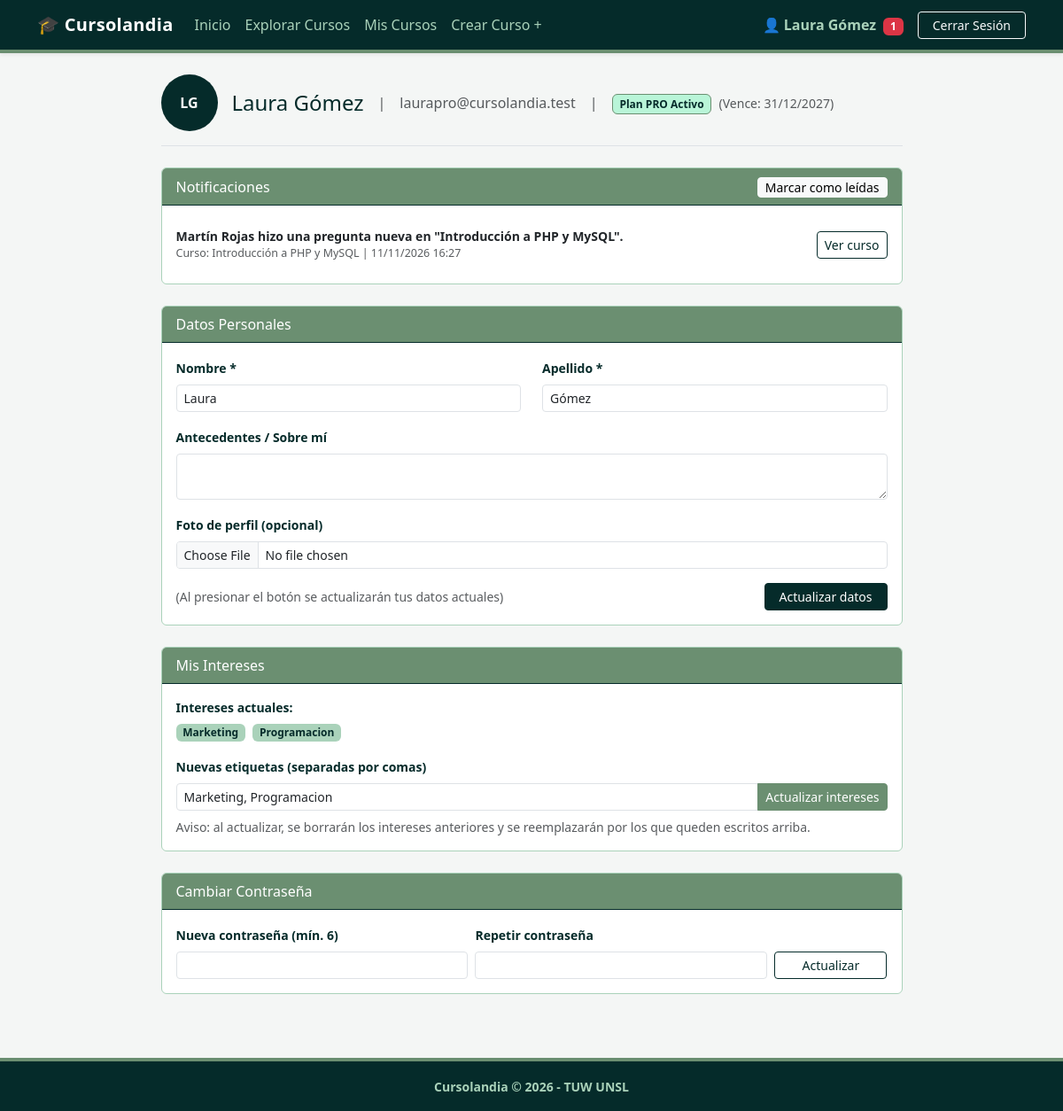
/index.php?action=perfil (signed in), run on the app's committed database.
### tables this page shows
CREATE TABLE `usuarios` (
  `id` int(10) UNSIGNED NOT NULL,
  `rol_id` tinyint(3) UNSIGNED NOT NULL DEFAULT 1,
  `plan_id` tinyint(3) UNSIGNED NOT NULL DEFAULT 1,
  `nombre` varchar(100) NOT NULL,
  `apellido` varchar(100) NOT NULL,
  `email` varchar(150) NOT NULL,
  `password_hash` varchar(255) NOT NULL,
  `antecedentes` text DEFAULT NULL,
  `imagen_perfil` varchar(255) DEFAULT NULL,
  `fecha_registro` datetime NOT NULL DEFAULT current_timestamp(),
  `plan_vence_en` date DEFAULT NULL
);

CREATE TABLE `notificaciones` (
  `id` int(10) UNSIGNED NOT NULL,
  `usuario_id` int(10) UNSIGNED NOT NULL,
  `actor_id` int(10) UNSIGNED DEFAULT NULL,
  `curso_id` int(10) UNSIGNED NOT NULL,
  `pregunta_id` int(10) UNSIGNED DEFAULT NULL,
  `tipo` enum('pregunta_nueva','respuesta_nueva','pregunta_cerrada','pregunta_eliminada') NOT NULL,
  `mensaje` varchar(255) NOT NULL,
  `leida` tinyint(1) NOT NULL DEFAULT 0,
  `fecha` datetime NOT NULL DEFAULT current_timestamp()
);

CREATE TABLE `cursos` (
  `id` int(10) UNSIGNED NOT NULL,
  `creador_id` int(10) UNSIGNED NOT NULL,
  `titulo` varchar(150) NOT NULL,
  `descripcion` text NOT NULL,
  `costo` decimal(10,2) NOT NULL DEFAULT 0.00,
  `cupo` smallint(5) UNSIGNED DEFAULT NULL,
  `es_publico` tinyint(1) NOT NULL DEFAULT 1,
  `fecha_inicio` date NOT NULL,
  `fecha_fin` date NOT NULL,
  `fecha_creacion` datetime NOT NULL DEFAULT current_timestamp()
);

### app/controllers/PerfilController.php (called while the page is built, shortened)
<?php
require_once __DIR__ . '/../models/Usuario.php';
require_once __DIR__ . '/../models/Foro.php';
class PerfilController {
    public static function miPerfil() {
        $usuarioId = $_SESSION['usuario_id'];
        $usuario = Usuario::ObtenerPorId($usuarioId);
        $intereses = Usuario::obtenerIntereses($usuarioId);
        $esAdmin = ((int)($usuario['rol_id'] ?? 0) === 2);
        $notificaciones = Foro::obtenerNotificacionesUsuario($usuarioId);
        require_once __DIR__ . '/../views/perfil/perfil_usuario.php';
    }
}
?>

### app/models/Usuario.php (called while the page is built, shortened)
<?php
class Usuario {
    public static function ObtenerPorId($id){
        $db=conectar();
        $sql = "SELECT u.*, r.nombre AS rol_nombre, p.nombre AS plan_nombre
                FROM usuarios u
                JOIN roles r ON u.rol_id = r.id
                JOIN planes p ON u.plan_id = p.id
                WHERE u.id = ?";
        $stmt = mysqli_prepare($db, $sql);
        mysqli_stmt_bind_param($stmt, "i", $id);
        mysqli_stmt_execute($stmt);
        $resultado = mysqli_stmt_get_result($stmt);
        $usuario = mysqli_fetch_assoc($resultado);
        return $usuario;
    }
    public static function obtenerIntereses($usuarioId) {
        $db = conectar();
        $sql = "SELECT GROUP_CONCAT(e.nombre ORDER BY e.nombre SEPARATOR ', ') AS intereses
                FROM usuarios_intereses ui JOIN etiquetas e ON ui.etiqueta_id = e.id
                WHERE ui.usuario_id = ?";
        $stmt = mysqli_prepare($db, $sql);
        mysqli_stmt_bind_param($stmt, "i", $usuarioId);
        mysqli_stmt_execute($stmt);
        $fila = mysqli_fetch_assoc(mysqli_stmt_get_result($stmt));
        return $fila['intereses'] ?? '';
    }
}

### app/models/Foro.php (called while the page is built, shortened)
<?php
class Foro {
    public static function obtenerNotificacionesUsuario($usuarioId) {
        $db = conectar();
        $sql = "SELECT n.*, c.titulo AS curso_titulo FROM notificaciones n JOIN cursos c ON n.curso_id = c.id
                WHERE n.usuario_id = ? ORDER BY n.leida ASC, n.fecha DESC LIMIT 10";
        $stmt = mysqli_prepare($db, $sql);
        mysqli_stmt_bind_param($stmt, "i", $usuarioId);
        mysqli_stmt_execute($stmt);
        $lista = mysqli_fetch_all(mysqli_stmt_get_result($stmt), MYSQLI_ASSOC);
        return $lista;
    }
}
?>

### app/views/perfil/perfil_usuario.php (the view, shortened to what this page needs)
<?php
require_once __DIR__ . '/../layouts/header.php';
$esProActivo = ($usuario['plan_id'] == 2 && (empty($usuario['plan_vence_en']) || $usuario['plan_vence_en'] >= date('Y-m-d')));
?>
<div class="col-lg-9 mx-auto">
    <div class="d-flex align-items-center flex-wrap gap-3 pb-3 mb-4 border-bottom">
        <?php if (!empty($usuario['imagen_perfil']) && file_exists(__DIR__ . '/../../../public/' . $usuario['imagen_perfil'])): ?>
            <img src="<?= htmlspecialchars($usuario['imagen_perfil']) ?>" alt="Foto de perfil" class="rounded-circle object-fit-cover border" style="width: 64px; height: 64px;">
        <?php else: ?>
            <div class="rounded-circle d-inline-flex align-items-center justify-content-center fw-bold text-white" style="width: 64px; height: 64px; background-color: #052B2A;">
                <?= strtoupper(mb_substr($usuario['nombre'], 0, 1) . mb_substr($usuario['apellido'], 0, 1)) ?>
            </div>
        <?php endif; ?>
        <h4 class="text-evergreen mb-0"> <?= htmlspecialchars($usuario['nombre'] . ' ' . $usuario['apellido']) ?> </h4>
        <span class="text-muted">|</span>
        <span class="text-muted"> <?= htmlspecialchars($usuario['email']) ?> </span>
        <span class="text-muted">|</span>
        <div>
            <?php if ($esAdmin): ?>
                <span class="badge bg-dark">Administrador</span>
            <?php elseif ($esProActivo): ?>
                <span class="badge badge-pro">Plan PRO Activo</span>
                <?php if (!empty($usuario['plan_vence_en'])): ?>
                    <small class="text-muted ms-1">(Vence: <?= date('d/m/Y', strtotime($usuario['plan_vence_en'])) ?>)</small>
                <?php endif; ?>
            <?php else: ?>
                <span class="badge badge-gratis">Plan Gratuito</span>
            <?php endif; ?>
        </div>
    </div>
    <div class="card card-cursolandia mb-4">
        <div class="card-header card-header-cursolandia d-flex justify-content-between align-items-center">
            <span>Notificaciones</span>
            <?php if (!empty($notificaciones)): ?>
                <form action="index.php?action=leer_notificaciones" method="POST" class="m-0">
                    <button type="submit" class="btn btn-sm btn-light py-0">Marcar como leídas</button>
                </form>
            <?php endif; ?>
        </div>
        <div class="card-body">
            <?php if (empty($notificaciones)): ?>
                <p class="text-muted small mb-0">No tenés notificaciones.</p>
            <?php else: ?>
                <ul class="list-group list-group-flush">
                    <?php foreach ($notificaciones as $n): ?>
                        <li class="list-group-item d-flex justify-content-between align-items-center px-0 <?= $n['leida'] == 0 ? 'fw-bold' : 'text-muted' ?>">
                            <div class="small">
                                <?= htmlspecialchars($n['mensaje']) ?>
                                <span class="d-block text-muted fw-normal" style="font-size: 0.78rem;">
                                    Curso: <?= htmlspecialchars($n['curso_titulo']) ?> | <?= date('d/m/Y H:i', strtotime($n['fecha'])) ?>
                                </span>
                            </div>
                            <a href="index.php?action=detalle_curso&id=<?= $n['curso_id'] ?>" class="btn btn-sm btn-outline-evergreen ms-2">
                                Ver curso
                            </a>
                        </li>
                    <?php endforeach; ?>
                </ul>
            <?php endif; ?>
        </div>
    </div>
    <div class="card card-cursolandia mb-4">
        <div class="card-header card-header-cursolandia"> Datos Personales </div>
        <div class="card-body">
            <form action="index.php?action=actualizar_perfil" method="POST" enctype="multipart/form-data">
                <div class="row">
                    <div class="col-md-6 mb-3">
                        <label class="form-label small fw-bold text-evergreen">Nombre *</label>
                        <input type="text" name="nombre" class="form-control form-control-sm" required value="<?= htmlspecialchars($usuario['nombre']) ?>">
                    </div>
                    <div class="col-md-6 mb-3">
                        <label class="form-label small fw-bold text-evergreen">Apellido *</label>
                        <input type="text" name="apellido" class="form-control form-control-sm" required value="<?= htmlspecialchars($usuario['apellido']) ?>">
                    </div>
                </div>
                <div class="mb-3">
                    <label class="form-label small fw-bold text-evergreen">Antecedentes / Sobre mí</label>
                    <textarea name="antecedentes" class="form-control form-control-sm" rows="2"><?= htmlspecialchars($usuario['antecedentes'] ?? '') ?></textarea>
                </div>
                <div class="mb-3">
                    <label class="form-label small fw-bold text-evergreen">Foto de perfil (opcional)</label>
                    <input type="file" name="imagen_perfil" class="form-control form-control-sm" accept="image/*">
                </div>
                <div class="d-flex justify-content-between align-items-center flex-wrap gap-2">
                    <small class="text-muted">(Al presionar el botón se actualizarán tus datos actuales)</small>
                    <button type="submit" class="btn btn-evergreen btn-sm px-3">Actualizar datos</button>
                </div>
            </form>
        </div>
    </div>
    <div class="card card-cursolandia mb-4">
        <div class="card-header card-header-cursolandia"> Mis Intereses </div>
        <div class="card-body">
            <div class="mb-3">
                <span class="small fw-bold text-evergreen d-block mb-1">Intereses actuales:</span>
                <?php if (!empty($intereses)): ?>
                    <?php foreach (explode(', ', $intereses) as $tag): ?>
                        <span class="badge badge-tag me-1"><?= htmlspecialchars($tag) ?></span>
                    <?php endforeach; ?>
                <?php else: ?>
                    <span class="text-muted small">Todavía no tenés intereses guardados.</span>
                <?php endif; ?>
            </div>
            <form action="index.php?action=guardar_intereses" method="POST">
                <label class="form-label small fw-bold text-evergreen">Nuevas etiquetas (separadas por comas)</label>
                <div class="input-group input-group-sm mb-2">
                    <input type="text" name="intereses" class="form-control" placeholder="Ej: PHP, MySQL, Diseño, Marketing" value="<?= htmlspecialchars($intereses) ?>">
                    <button type="submit" class="btn btn-olive">Actualizar intereses</button>
                </div>
                <small class="text-muted d-block">Aviso: al actualizar, se borrarán los intereses anteriores y se reemplazarán por los que queden escritos arriba.</small>
            </form>
        </div>
    </div>
    <div class="card card-cursolandia mb-4">
        <div class="card-header card-header-cursolandia"> Cambiar Contraseña </div>
        <div class="card-body">
            <form action="index.php?action=actualizar_password" method="POST" class="row g-2 align-items-end">
                <div class="col-md-5">
                    <label class="form-label small fw-bold text-evergreen">Nueva contraseña (mín. 6)</label>
                    <input type="password" name="password_nueva" class="form-control form-control-sm" required minlength="6">
                </div>
                <div class="col-md-5">
                    <label class="form-label small fw-bold text-evergreen">Repetir contraseña</label>
                    <input type="password" name="password_confirmar" class="form-control form-control-sm" required minlength="6">
                </div>
                <div class="col-md-2 d-grid">
                    <button type="submit" class="btn btn-outline-evergreen btn-sm">Actualizar</button>
                </div>
            </form>
        </div>
    </div>
</div>
<?php require_once __DIR__ . '/../layouts/footer.php'; ?>

### public/css/style.css (style rules this page uses)
:root { --color-evergreen: #052B2A; --color-olive: #6B8F71; --color-celadon: #AAD2BA; --color-mint: #B9F5D8; --color-fondo: #F4F6F5; }
body.bg-cursolandia { background-color: var(--color-fondo); color: var(--color-evergreen); }
.btn-evergreen { background-color: var(--color-evergreen); border-color: var(--color-evergreen); color: #FFFFFF; transition: all 0.2s ease; }
.btn-olive { background-color: var(--color-olive); border-color: var(--color-olive); color: #FFFFFF; transition: all 0.2s ease; }
.btn-outline-evergreen { color: var(--color-evergreen); border-color: var(--color-evergreen); background-color: transparent; }
.badge-pro { background-color: var(--color-mint); color: var(--color-evergreen); border: 1px solid var(--color-olive); font-weight: 700; }
.badge-tag { background-color: var(--color-celadon); color: var(--color-evergreen); font-weight: 600; }
.card-cursolandia { background-color: #FFFFFF; border: 1px solid var(--color-celadon); }
.card-header-cursolandia { background-color: var(--color-olive); color: #FFFFFF; border-bottom: 1px solid var(--color-evergreen); }
.text-evergreen { color: var(--color-evergreen) !important; }

### data on the page
usuarios: nombre+apellido "LG", nombre+apellido "Laura Gómez", email "laurapro@cursolandia.test", plan_vence_en "31/12/2027", nombre "Laura", apellido "Gómez"
notificaciones: mensaje "Martín Rojas hizo una pregunta nueva en \"Introducción a PHP y MySQL\".", curso.titulo "Introducción a PHP y MySQL", fecha "11/11/2026 16:27"

### other printed values
$_SESSION['usuario_nom'] "Laura Gómez"
$noLeidas "1"
$tag "Marketing"
$tag "Programacion"
